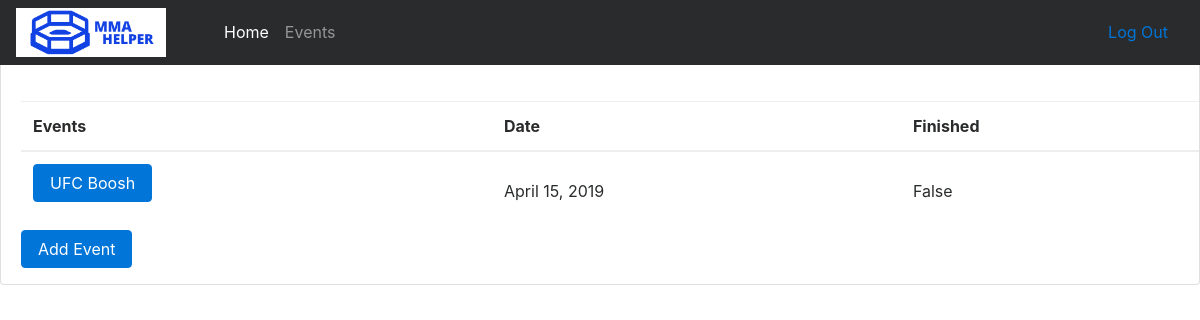
The app's page /promotions/events/ (signed in) with its own data.
### ammamanager/models.py (models this page shows, shortened)
class Event(models.Model):
    owner = models.ForeignKey(User, on_delete=models.CASCADE, related_name='events')
    name = models.CharField(max_length=255)
    date = models.DateField(default=datetime.now())
    finished = models.BooleanField(default=False)

### ammamanager/views/promotions.py (the view)
# urls.py: path('events/', promotions.ListEventsView.as_view(), name='event_list'),
@method_decorator([login_required, promotion_required], name='dispatch')
class ListEventsView(ListView):
    model = Event
    ordering = ('name', )
    context_object_name = 'events'
    template_name = 'ammamanager/promotions/event_list.html'
    def get_queryset(self):
        queryset = self.request.user.events
        return queryset

### ammamanager/templates/ammamanager/promotions/event_list.html
{% extends 'promotion_base.html' %}
{% load static %}
{% block content %}
<main>
    <table class="table mb-0">
        <thead>
        <tr>
            <th>Events</th>
            <th>Date</th>
            <th>Finished</th>
        </tr>
        </thead>
        <tbody>
        {% for event in events.all %}
        <tr>
            <td class="align-middle"><a href="{% url 'promotions:event' event.id %}" class="btn btn-primary mb-3"
                                        role="button">{{ event.name }}</a></td>
            <td class="align-middle">{{ event.date }}</td>
            <td class="align-middle">{{ event.finished }}</td>
        </tr>
        {% empty %}
        <tr>
            <td class="bg-light text-center font-italic" colspan="5">No events in the promotion.</td>
        </tr>
        {% endfor %}
        </tbody>
    </table>
    <a href="{% url 'promotions:event_add' %}" class="btn btn-primary mb-3" role="button">Add Event</a>
</main>
{% endblock %}

### static/nav.css (style rules this page uses)
main { padding-top: 50px; padding-left: 20px; }
body { padding-top: 50px; }

### records on screen
Event: name "UFC Boosh", date "April 15, 2019", finished "False"
